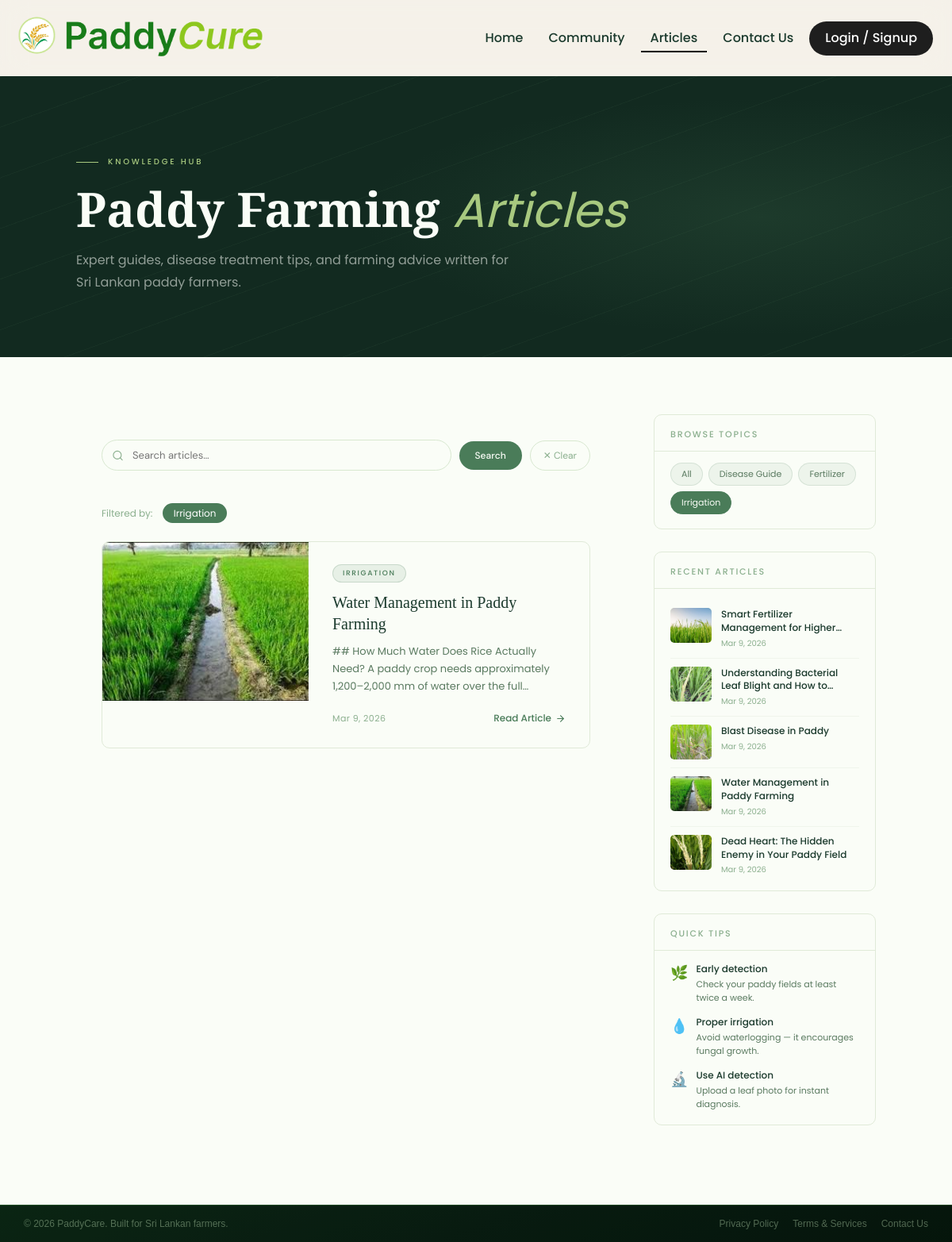
Page /pages/articles/articles.php?tag=Irrigation on the committed database.
### tables this page shows
CREATE TABLE IF NOT EXISTS `article` (
  `id` int NOT NULL AUTO_INCREMENT,
  `title` varchar(255) NOT NULL,
  `body` text NOT NULL,
  `image` varchar(255) DEFAULT NULL,
  `tag` varchar(80) DEFAULT NULL,
  `created_at` timestamp NULL DEFAULT CURRENT_TIMESTAMP,
  `updated_at` timestamp NULL DEFAULT CURRENT_TIMESTAMP ON UPDATE CURRENT_TIMESTAMP,
  `deleted_at` timestamp NULL DEFAULT NULL,
  PRIMARY KEY (`id`)
);

### pages/articles/articles.php (the view, shortened to what this page needs)
<?php
$conn = initialize_database();
$filter_tag = trim($_GET['tag'] ?? '');
$search     = trim($_GET['q']   ?? '');
$where = "WHERE deleted_at IS NULL";
if ($filter_tag !== '') {
    $where .= " AND tag = '" . mysqli_real_escape_string($conn, $filter_tag) . "'";
}
$articles_res = mysqli_query($conn, "SELECT * FROM article $where ORDER BY created_at DESC");
$tags_res = mysqli_query($conn, "SELECT DISTINCT tag FROM article WHERE tag IS NOT NULL AND tag != '' AND deleted_at IS NULL ORDER BY tag");
$all_tags = [];
while ($t = mysqli_fetch_assoc($tags_res)) $all_tags[] = $t['tag'];
?>
<!DOCTYPE html>
<html lang="en">
<head>
<link rel="stylesheet" href="<?= BASE_URL ?>/public/styles/styles.css">
<link rel="stylesheet" href="<?= BASE_URL ?>/public/styles/fonts.css">
</head>
<body>
<?php include('../../components/header_navigation_bar.php'); ?>
<section class="page-hero">
  <div class="page-hero-content">
    <p class="page-hero-label">Knowledge Hub</p>
    <h1 class="page-hero-title">Paddy Farming <em>Articles</em></h1>
    <p class="page-hero-sub">Expert guides, disease treatment tips, and farming advice written for Sri Lankan paddy farmers.</p>
  </div>
</section>
<div class="articles-layout">
  <main class="articles-main">
    <form method="GET" class="filters-bar">
      <div class="search-wrap">
        <input type="text" name="q" placeholder="Search articles…" value="<?= htmlspecialchars($search) ?>">
      </div>
      <button type="submit" class="btn-search">Search</button>
      <?php if ($search || $filter_tag): ?>
        <button type="button" class="btn-clear" onclick="window.location.href='articles.php'">✕ Clear</button>
      <?php endif; ?>
    </form>
    <?php if ($filter_tag): ?>
    <div style="margin-bottom:24px">
      <span style="font-size:12px;color:var(--muted)">Filtered by:</span>
      <span style="font-size:12px;background:var(--sage);color:#fff;padding:4px 14px;border-radius:100px;margin-left:8px"><?= htmlspecialchars($filter_tag) ?></span>
    </div>
    <?php endif; ?>
    <div class="articles-grid">
    <?php if (mysqli_num_rows($articles_res) === 0): ?>
      <div class="no-articles">
        <svg viewBox="0 0 24 24"><path d="M14 2H6a2 2 0 00-2 2v16a2 2 0 002 2h12a2 2 0 002-2V8z"/><polyline points="14 2 14 8 20 8"/><line x1="16" y1="13" x2="8" y2="13"/><line x1="16" y1="17" x2="8" y2="17"/><polyline points="10 9 9 9 8 9"/></svg>
        <p>No articles found<?= ($search||$filter_tag) ? ' — try a different search' : ' yet' ?>.</p>
      </div>
    <?php else:
      while ($a = mysqli_fetch_assoc($articles_res)):
        $excerpt = htmlspecialchars(mb_substr(strip_tags($a['body']), 0, 180)) . (mb_strlen($a['body']) > 180 ? '…' : '');
        $date    = date('M j, Y', strtotime($a['created_at']));
        $img_src = !empty($a['image']) ? BASE_URL . '/public/images/articles/' . htmlspecialchars($a['image']) : '';
    ?>
      <div class="article-card"
           data-title="<?= htmlspecialchars($a['title'], ENT_QUOTES) ?>"
           data-tag="<?= htmlspecialchars($a['tag'] ?? '', ENT_QUOTES) ?>"
           data-body="<?= htmlspecialchars($a['body'], ENT_QUOTES) ?>"
           data-img="<?= htmlspecialchars($img_src, ENT_QUOTES) ?>"
           data-date="<?= htmlspecialchars($date, ENT_QUOTES) ?>"
           onclick="openArticle(this)">
        <?php if ($img_src): ?>
          <img class="article-card-img" src="<?= $img_src ?>" alt="<?= htmlspecialchars($a['title']) ?>">
        <?php else: ?>
          <div class="article-card-img-placeholder">🌾</div>
        <?php endif; ?>
        <div class="article-card-body">
          <?php if ($a['tag']): ?>
            <span class="article-card-tag"><?= htmlspecialchars($a['tag']) ?></span>
          <?php endif; ?>
          <h2 class="article-card-title"><?= htmlspecialchars($a['title']) ?></h2>
          <p class="article-card-excerpt"><?= $excerpt ?></p>
          <div class="article-card-footer">
            <span class="article-card-date"><?= $date ?></span>
            <span class="article-read-more">
              Read Article
              <svg viewBox="0 0 24 24"><line x1="5" y1="12" x2="19" y2="12"/><polyline points="12 5 19 12 12 19"/></svg>
            </span>
          </div>
        </div>
      </div>
    <?php endwhile; endif; ?>
    </div>
  </main>
  <aside class="articles-sidebar">
    <?php if (!empty($all_tags)): ?>
    <div class="sidebar-card">
      <div class="sidebar-card-h">Browse Topics</div>
      <div class="sidebar-card-b">
        <div class="sidebar-tags">
          <a href="articles.php" class="sidebar-tag <?= $filter_tag==='' ? 'active' : '' ?>">All</a>
          <?php foreach ($all_tags as $t): ?>
            <a href="?tag=<?= urlencode($t) ?>" class="sidebar-tag <?= $filter_tag===$t ? 'active' : '' ?>"><?= htmlspecialchars($t) ?></a>
          <?php endforeach; ?>
        </div>
      </div>
    </div>
    <?php endif; ?>
    <?php
    $recent_res = mysqli_query($conn, "SELECT id, title, image, created_at FROM article WHERE deleted_at IS NULL ORDER BY created_at DESC LIMIT 5");
    $recent_articles = [];
    while ($r = mysqli_fetch_assoc($recent_res)) $recent_articles[] = $r;
    ?>
    <?php if (!empty($recent_articles)): ?>
    <div class="sidebar-card">
      <div class="sidebar-card-h">Recent Articles</div>
      <div class="sidebar-card-b">
        <?php foreach ($recent_articles as $r):
          $r_img  = !empty($r['image']) ? BASE_URL . '/public/images/articles/' . htmlspecialchars($r['image']) : '';
          $r_date = date('M j, Y', strtotime($r['created_at']));
        ?>
        <div class="recent-article">
          <?php if ($r_img): ?>
            <img class="recent-thumb" src="<?= $r_img ?>" alt="">
          <?php else: ?>
            <div class="recent-thumb-placeholder">🌾</div>
          <?php endif; ?>
          <div>
            <div class="recent-title"><?= htmlspecialchars($r['title']) ?></div>
            <div class="recent-date"><?= $r_date ?></div>
          </div>
        </div>
        <?php endforeach; ?>
      </div>
    </div>
    <?php endif; ?>
    <div class="sidebar-card">
      <div class="sidebar-card-h">Quick Tips</div>
      <div class="sidebar-card-b" style="display:flex;flex-direction:column;gap:14px">
        <?php foreach ([
          ['🌿','Early detection','Check your paddy fields at least twice a week.'],
          ['💧','Proper irrigation','Avoid waterlogging — it encourages fungal growth.'],
          ['🔬','Use AI detection','Upload a leaf photo for instant diagnosis.'],
        ] as $tip): ?>
        <div style="display:flex;gap:10px;align-items:flex-start">
          <span style="font-size:18px;flex-shrink:0"><?= $tip[0] ?></span>
          <div>
            <div style="font-size:12px;font-weight:500;color:var(--forest);margin-bottom:2px"><?= $tip[1] ?></div>
            <div style="font-size:11px;color:#5a7a60;line-height:1.5"><?= $tip[2] ?></div>
          </div>
        </div>
        <?php endforeach; ?>
      </div>
    </div>
  </aside>
</div>
<?php include('../../components/footer.php'); ?>
</body>
</html>

### public/styles/styles.css (style rules this page uses)
* { margin: 0; padding: 0; box-sizing: border-box; font-family: 'Poppins', 'Inter', sans-serif; font-weight: 400; }
html { scroll-behavior: smooth; }
body { min-height: 100vh; position: relative; background-color: var(--primary-background-color, #fff); color: var(--primary-font-color, #000); }
main { max-width: 100rem; height: fit-content; min-height: 60vh; margin: 0 auto; padding: 2rem; }
a { color: var(--primary-font-color); }

### public/styles/variables.css (style rules this page uses)
:root { --primary-font-color: #1e1e1e; --secondary-font-color: #ffffff; --primary-background-color: #fff; --secondary-background-color: hsl(230, 33%, 95%); --primary-highlight-color: #f0e6db; --secondary-highlight-color: var(--primary-font-color, #000); --primary-button-font-color: var(--secondary-font-color); --primary-button-background-color: var(--primary-font-color); --primary-button-hover-background-color: #000; --primary-link-font-color: var(--primary-font-color); --primary-link-hover-font-color: #000; }

### rows in the picture
article: image (picture), tag "IRRIGATION", title "Water Management in Paddy Farming", body "## How Much Water Does Rice Actually Need? A paddy crop needs approximately 1,200–2,000 mm of water over the…", created_at "Mar 9, 2026"
article: image (picture), title "Smart Fertilizer Management for…", created_at "Mar 9, 2026"
article: image (picture), title "Understanding Bacterial Leaf Blight and How…", created_at "Mar 9, 2026"
article: image (picture), title "Blast Disease in Paddy", created_at "Mar 9, 2026"
article: image (picture), title "Dead Heart: The Hidden Enemy in Your Paddy Field", created_at "Mar 9, 2026"

### other values in the picture
$filter_tag "Irrigation"
$t "Disease Guide"
$t "Fertilizer"
$t "Irrigation"
$tip[0] "🌿"
$tip[1] "Early detection"
$tip[2] "Check your paddy fields at least twice a week."
$tip[0] "💧"
$tip[1] "Proper irrigation"
$tip[2] "Avoid waterlogging — it encourages fungal growth."
$tip[0] "🔬"
$tip[1] "Use AI detection"
$tip[2] "Upload a leaf photo for instant diagnosis."
